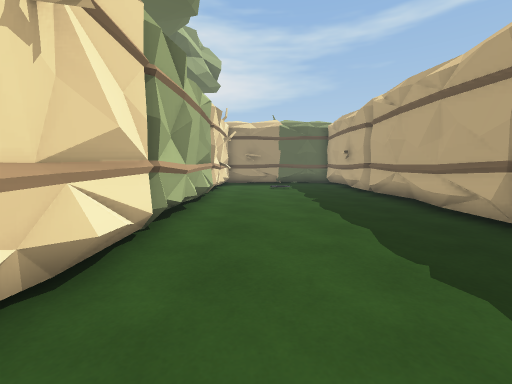
View 1 (above)

23 first-person views from a walk through a 3-D level made in the Unity game engine. The camera is 1.2 m above the floor, tilts 6° down and sees 90° across. Doors are open. The floor is counted in squares, 1 m on a side. Each view is taken from the middle of a square. On the plan, view 1 faces up. The plan holds only what a view shows up to about 12 squares ahead; the rest is blank. The place goes on beyond the plan. The player is left out.

View 2
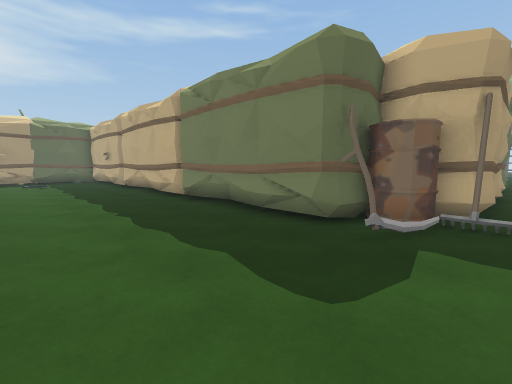

View 3
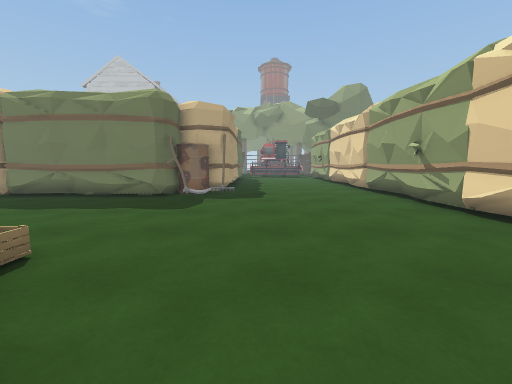

View 4
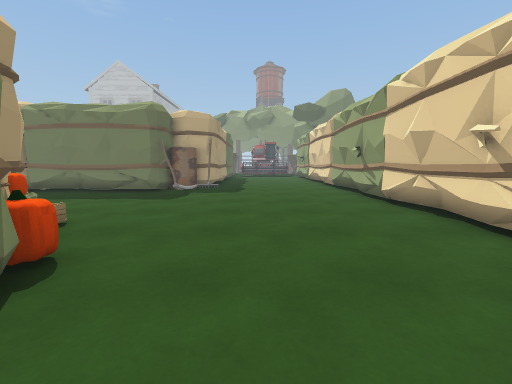

View 5
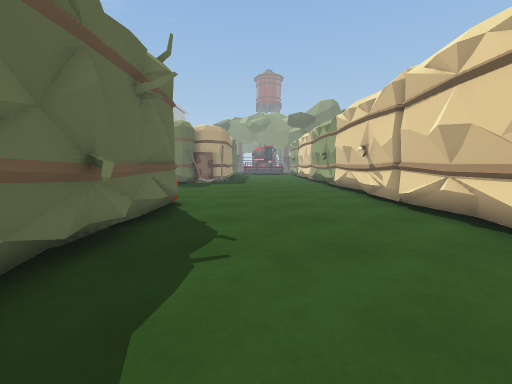

View 6
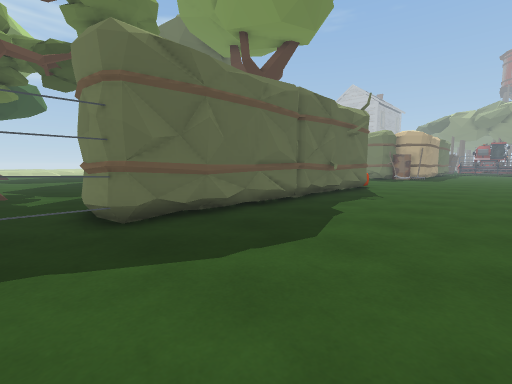

View 7
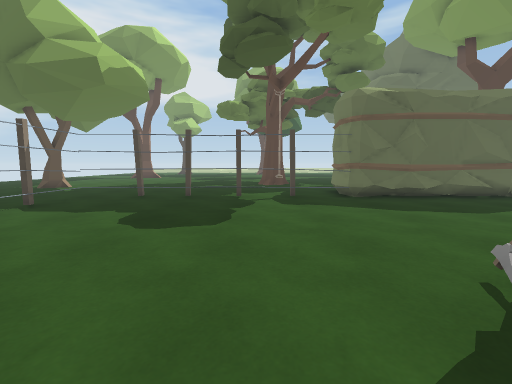

View 8
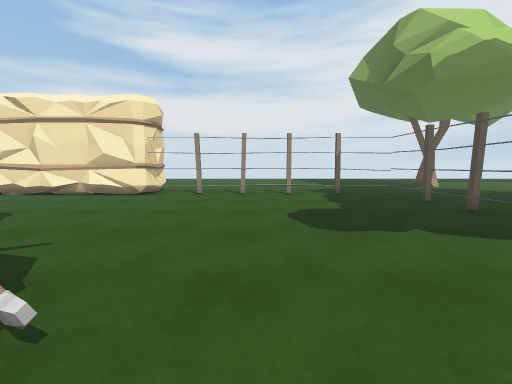

View 9
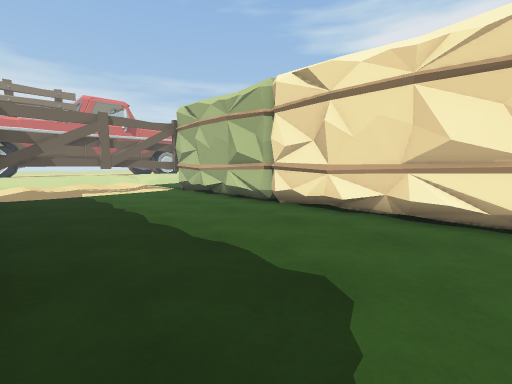

View 10
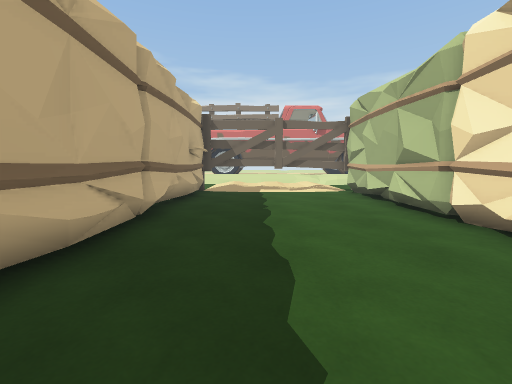

View 11
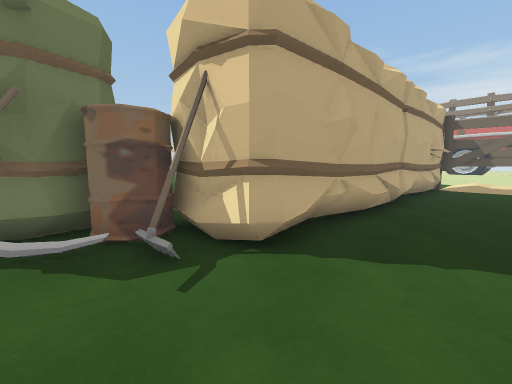

View 12
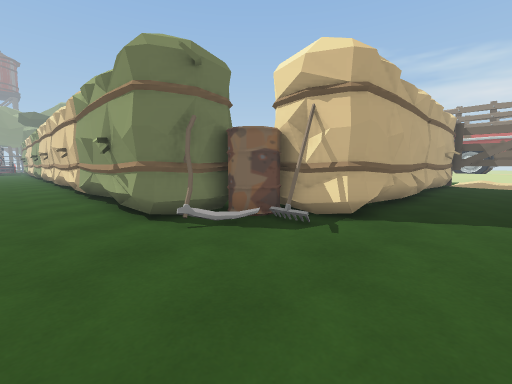

View 13
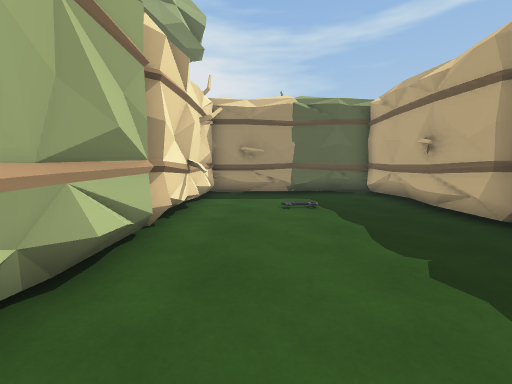

View 14
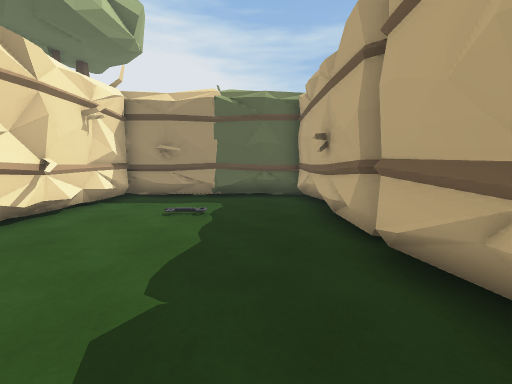

View 15
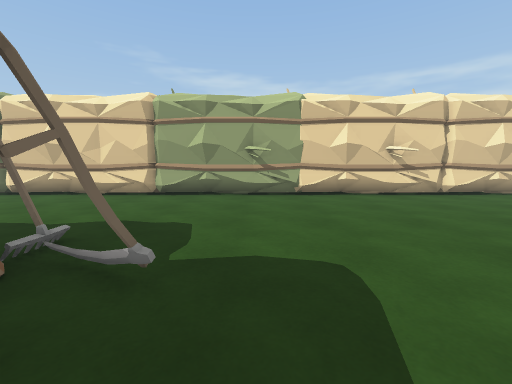

View 16
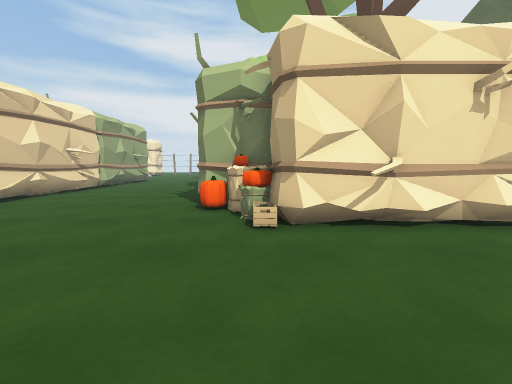

View 17
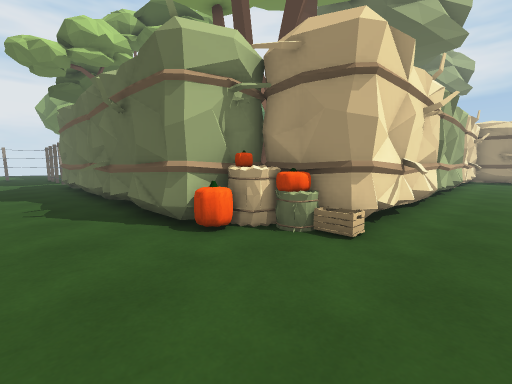

View 18
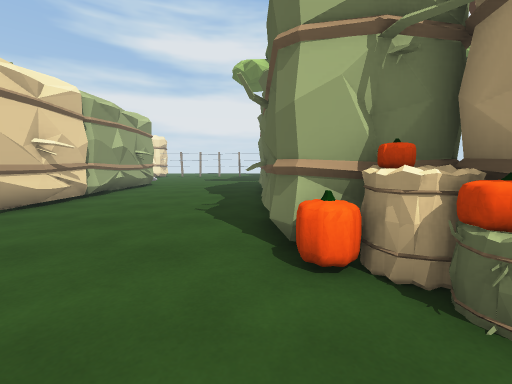

View 19
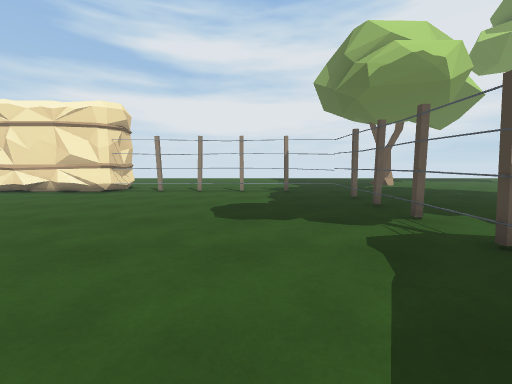

View 20
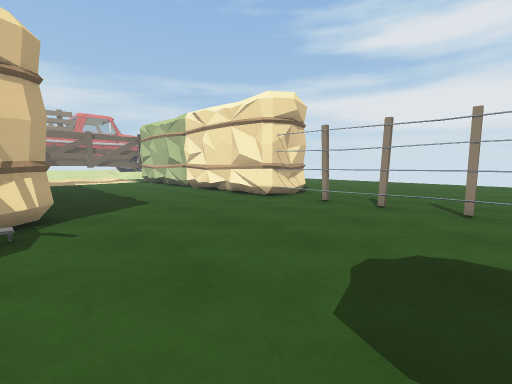

View 21
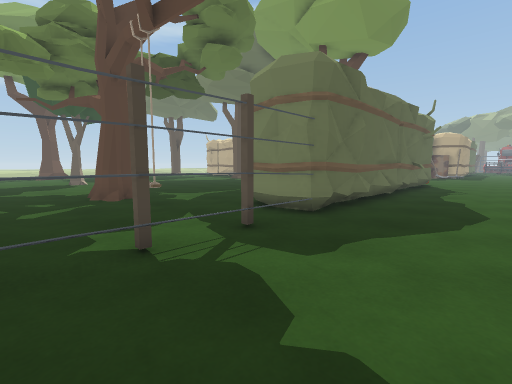

View 22
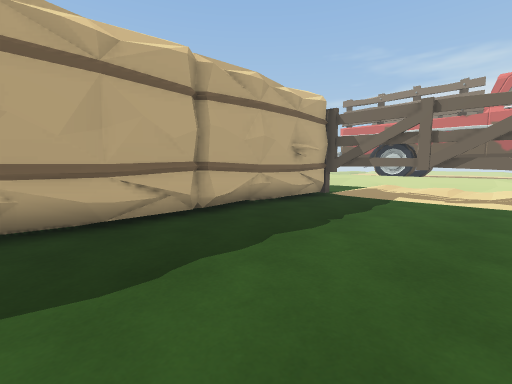

View 23
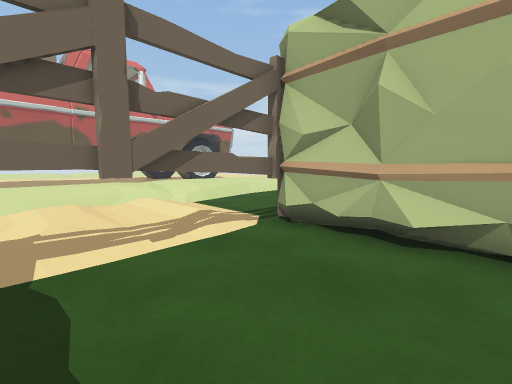

### Floor plan
Key: @ floor where view 1 was taken; # wall or solid block; x gap in a wall; . main floor; : floor 0.25 m higher than the main floor; / step, stairs or slope; = window, fence, low wall or low ledge; T tree; H thing the floor can be seen under or through; O other object.
Columns run from 27 left of view 1 to 7 right of it. Each row starts with its distance up from view 1.
 17                          ########
 16                          #......#
 15                          O......#
 14                          #......#
 13                          #..O...#
 12                          #O.....#
 11                          #......#
 10                          O......O
  9      ..                  O......O
  8      ...                 O......O
  7      ... ..              O......O
  6      .......             O......O
  5      .......             O......O
  4      ..TTT..             #......
  3  ..  ..T#T...            O......O
  2  ..  ........        T   #......O
  1  .......T....       TT   #......O
  0  .......T...             #O@....O
 -1  ..........O          ####......OOO
 -2  .........OO          #  /.....   O
 -3 ##=xHHH=#=OOOOOO      # ......... O
 -4 =..........OOO.OOOOO.OO............
 -5 =..................................
 -6 #..................................
 -7 =..................................
 -8 #..................................
 -9 #..................................
-10 #..........###O#####O#####O#######O
-11 #.........O#
-12 =........OO#                      O
-13 O........O O                      O
-14 OO......OOO.
-15 OO.....OO
-16 OO.....OO
-17 OO......O
-18 OO......O
-19 OO......O
-20   ......#
-21  O......#
-22 OO.....O
-23 OO......
-24 OO.....O
-25  O......
-26  HHxx#xx
-27  .:.:.:.

Positions as (right, up) in squares from view 1, and headings:
1: (0, 0), facing up
2: (0, -4), facing up-right
3: (-5, -5), facing right
4: (-7, -6), facing right
5: (-12, -6), facing right
6: (-18, -9), facing up-right
7: (-20, -13), facing up
8: (-16, -9), facing left
9: (-20, -14), facing down-left
10: (-22, -14), facing down
11: (-22, -11), facing down-right
12: (-22, -8), facing down-right
13: (0, 6), facing up
14: (3, 7), facing up
15: (3, 0), facing down
16: (3, -2), facing left
17: (0, -6), facing up-left
18: (-1, -4), facing left
19: (-15, -7), facing left
20: (-19, -7), facing down-left
21: (-22, -7), facing up-right
22: (-25, -16), facing down-right
23: (-22, -22), facing down-left
